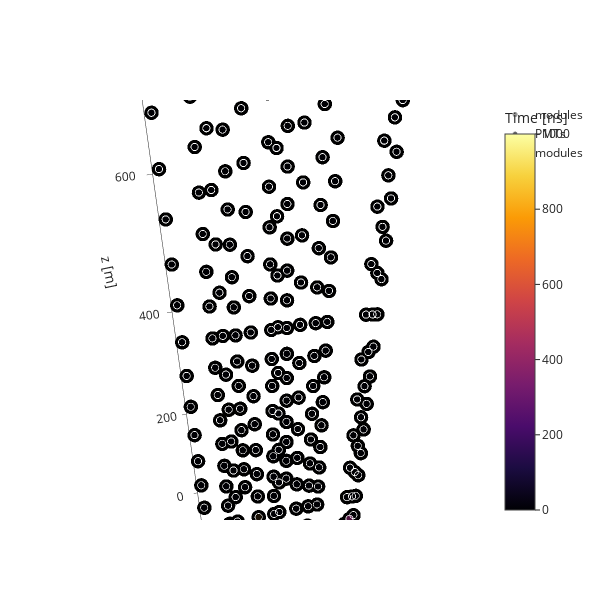

Notebook code for this chart:
### Code cell
fig = get_detector_scatter3ds(
        detector,
        include_modules=True,
        include_pmts=True,
        hits=hits.get_by_record_ids(124),
        sources=sources.get_by_record_ids(124)
    )
fig.show()

### Figure 1 — Plotly figure (JSON) as saved in the notebook; plotly's stock layout.template omitted (floating-point values rounded to 4 significant figures; data arrays with more than 128 entries replaced by an {"elided": "..."} marker saying what was removed)
{"data": [{"marker": {"color": "black", "colorscale": [[0, "#440154"], [0.1111, "#482878"], [0.2222, "#3e4989"], [0.3333, "#31688e"], [0.4444, "#26828e"], [0.5556, "#1f9e89"], [0.6667, "#35b779"], [0.7778, "#6ece58"], [0.8889, "#b5de2b"], [1, "#fde725"]], "opacity": 0.4, "size": 5}, "mode": "markers", "name": "modules", "type": "scatter3d", "x": {"elided": "4480 int values"}, "y": {"elided": "4480 float values"}, "z": {"elided": "4480 int values"}}, {"marker": {"cmax": 1000, "cmin": 0, "color": {"elided": "4480 float values"}, "colorbar": {"title": {"text": "Time [ns]"}}, "colorscale": [[0, "#000004"], [0.1111, "#1b0c41"], [0.2222, "#4a0c6b"], [0.3333, "#781c6d"], [0.4444, "#a52c60"], [0.5556, "#cf4446"], [0.6667, "#ed6925"], [0.7778, "#fb9b06"], [0.8889, "#f7d13d"], [1, "#fcffa4"]], "opacity": 0.6, "size": {"elided": "4480 float values"}}, "mode": "markers", "name": "PMTs", "type": "scatter3d", "x": {"elided": "4480 float values"}, "y": {"elided": "4480 float values"}, "z": {"elided": "4480 float values"}}, {"marker": {"cmax": 1000, "cmin": 0, "color": {"elided": "868 float values"}, "colorscale": [[0, "rgba(0,0,255,0.0)"], [1, "rgba(0,0,255,1.0)"]], "opacity": 1, "showscale": false, "size": 2.5}, "mode": "markers", "name": "modules", "type": "scatter3d", "x": {"elided": "868 float values"}, "y": {"elided": "868 float values"}, "z": {"elided": "868 float values"}}], "layout": {"autosize": false, "height": 600, "scene": {"aspectmode": "auto", "aspectratio": {"x": 0.6027, "y": 0.6959, "z": 2.384}, "camera": {"center": {"x": 0, "y": 0, "z": 0}, "eye": {"x": 0.2875, "y": 1.142, "z": 0.7539}, "projection": {"type": "perspective"}, "up": {"x": 0, "y": 0, "z": 1}}, "xaxis": {"title": {"text": "x [m]"}, "type": "linear"}, "yaxis": {"title": {"text": "y [m]"}, "type": "linear"}, "zaxis": {"title": {"text": "z [m]"}, "type": "linear"}}, "showlegend": true, "width": 600}}
